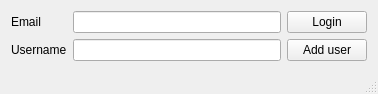
<?xml version="1.0" encoding="UTF-8"?>
<ui version="4.0">
 <class>AuthAppClass</class>
 <widget class="QMainWindow" name="AuthAppClass">
  <property name="geometry">
   <rect>
    <x>0</x>
    <y>0</y>
    <width>378</width>
    <height>90</height>
   </rect>
  </property>
  <property name="windowTitle">
   <string>AuthApp</string>
  </property>
  <widget class="QWidget" name="centralWidget">
   <layout class="QHBoxLayout" name="horizontalLayout_2">
    <item>
     <layout class="QHBoxLayout" name="horizontalLayout">
      <item>
       <layout class="QVBoxLayout" name="verticalLayout">
        <item>
         <widget class="QLabel" name="label">
          <property name="text">
           <string>Email</string>
          </property>
         </widget>
        </item>
        <item>
         <widget class="QLabel" name="label_2">
          <property name="text">
           <string>Username</string>
          </property>
         </widget>
        </item>
       </layout>
      </item>
      <item>
       <layout class="QVBoxLayout" name="verticalLayout_2">
        <item>
         <widget class="QLineEdit" name="emailEdit"/>
        </item>
        <item>
         <widget class="QLineEdit" name="usernameEdit"/>
        </item>
       </layout>
      </item>
     </layout>
    </item>
    <item>
     <layout class="QVBoxLayout" name="verticalLayout_3">
      <item>
       <widget class="QPushButton" name="loginButton">
        <property name="text">
         <string>Login</string>
        </property>
       </widget>
      </item>
      <item>
       <widget class="QPushButton" name="addUserButton">
        <property name="text">
         <string>Add user</string>
        </property>
       </widget>
      </item>
     </layout>
    </item>
   </layout>
  </widget>
  <widget class="QStatusBar" name="statusBar"/>
 </widget>
 <layoutdefault spacing="6" margin="11"/>
 <resources>
  <include location="AuthApp.qrc"/>
 </resources>
 <connections/>
</ui>
